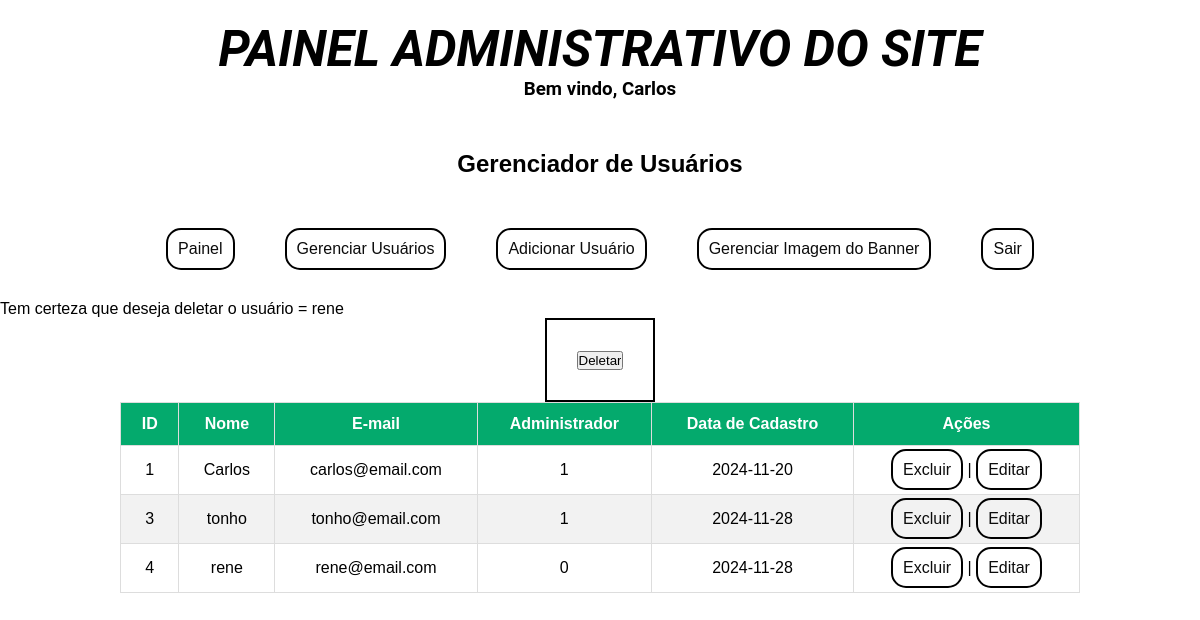
The app's page /users.php?id=4&nome=rene (signed in) with its own data.
### tables this page shows
CREATE TABLE `users` (
  `id` int(11) NOT NULL,
  `nome` varchar(180) NOT NULL,
  `senha` varchar(240) NOT NULL,
  `email` varchar(240) NOT NULL,
  `imagem` varchar(240) NOT NULL,
  `data_cadastro` date NOT NULL,
  `adm` int(10) NOT NULL
);

### function.php (called while the page is built, shortened)
<?php
function buscar($connect, $tabela, $where = 1, $order = ""){
    if (!empty($order)){
        $order = "ORDER BY $order";
    }
    $query = "SELECT * FROM $tabela WHERE $where $order";
    $execute = mysqli_query($connect, $query);
    $results = mysqli_fetch_all($execute, MYSQLI_ASSOC);
    return $results;
}

### users.php (the view, shortened to what this page needs)
<?php
    require_once"/xampp/htdocs/atividadeFinalPHP/function.php";
    $seguranca = isset($_SESSION['ativa']) ? TRUE : header("location: login.php");
?>
<!DOCTYPE html>
<html lang="pt-br">
<head>
    <link rel="stylesheet" href="css/administrativo.css">
</head>
<body>
<?php if ($seguranca) { ?>
    <h1>Painel administrativo do site</h1>
    <h3>Bem vindo, <?php echo $_SESSION['nome']; ?></h3>
    <h2>Gerenciador de Usuários</h2>
    <?php include "layout/menu.php";?>
<?php
$tabela = "users";
$order = "id";
$usuarios = buscar($connect, $tabela, 1, $order);
if (isset($_GET['id'])){ ?>
    <p>Tem certeza que deseja deletar o usuário  = <?php echo $_GET['nome']; ?> </p>
    <form action="" method="post">
        <input type="submit" name="deletar" value="Deletar">
    </form>
<?php } ?>
<?php } ?>
<div class="container">
    <table>
		<thead>
			<tr>
                <th>ID</th>
				<th>Nome</th>
				<th>E-mail</th>
				<th>Administrador</th>
				<th>Data de Cadastro</th>
				<th>Ações</th>
			</tr>
		</thead>
		<tbody>
            <?php
                foreach ($usuarios as $usuario) : ?>
                    <tr>
                        <td><?php echo $usuario['id'] ; ?></td>
                        <td><?php echo $usuario['nome'] ; ?></td>
                        <td><?php echo $usuario['email'] ; ?></td>
                        <td><?php echo $usuario['adm'] ; ?></td>
                        <td><?php echo $usuario['data_cadastro'] ; ?></td>
                        <td>
                            <a href="users.php?id=<?php echo $usuario['id']; ?>&nome=<?php echo $usuario['nome']; ?> ">Excluir</a>
                            |
                            <a href="edit_user.php?id=<?php echo $usuario['id']; ?>&nome=<?php echo $usuario['nome']; ?> ">Editar</a>
                        </td>
                    </tr>
            <?php endforeach; ?>
        </tbody>
    </table>
</div>
</body>
</html>

### css/administrativo.css (style rules this page uses)
* { margin: 0; padding:0; font-family: sans-serif; }
table { width: 100%; border-collapse: collapse; text-align: center; }
body { display: grid; }
h1 { margin: 0 auto; margin-top: 20px; font-family: 'Roboto', sans-serif; font-size: 50px; font-style: italic; font-weight: 700; text-transform: uppercase; }
h2 { margin: 0 auto; margin-bottom: 50px; }
h3 { margin: 0 auto; margin-bottom: 50px; font-family: 'Roboto', sans-serif; }
a { text-decoration: none; color: #0c0c0c; border: 2px solid black; border-radius: 15px; padding: 10px; gap: 10px; }
table { width: 80%; margin: 0 auto; }
table th, table td { border: 1px solid #ddd; padding: 15px; }
table tr:nth-child(even) { background-color: #f2f2f2; }
table th { padding-top: 12px; padding-bottom: 12px; background-color: #04AA6D; color: white; margin: 0 auto; }
form { margin: 0 auto; border: 2px solid black; padding: 30px; font-family: 'Roboto', sans-serif; }

### records on screen
users: id "1", nome "Carlos", email "carlos@email.com", adm "1", data_cadastro "2024-11-20"
users: id "3", nome "tonho", email "tonho@email.com", adm "1", data_cadastro "2024-11-28"
users: id "4", nome "rene", email "rene@email.com", adm "0", data_cadastro "2024-11-28"

### other values on screen
$_SESSION['nome'] "Carlos"
$_GET['nome'] "rene"
